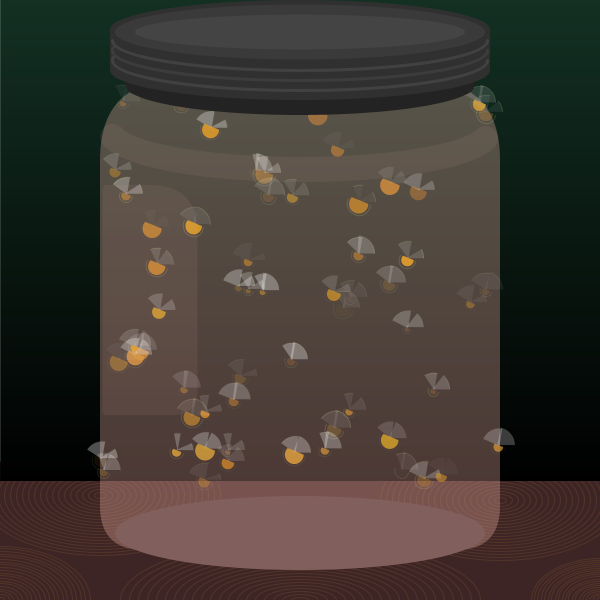
Frame 1 (no input)
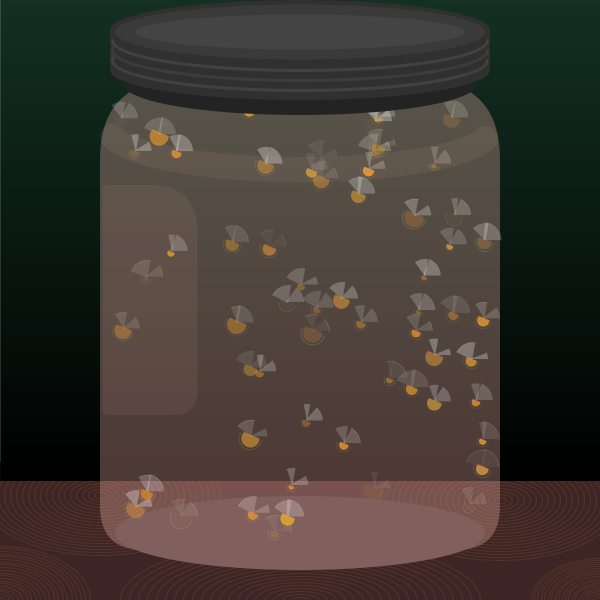
Frame 60 (the mouse pressed at the canvas centre just before this capture)
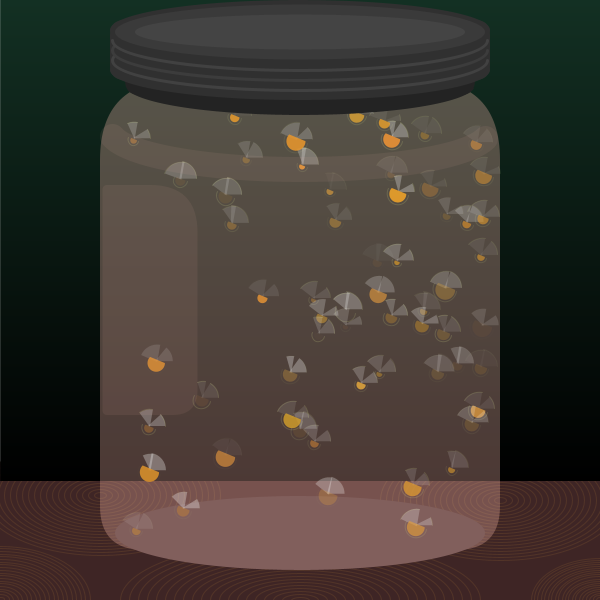
Frame 120 (the mouse held since frame 60 and released just before this capture)

The Processing sketch that drew these frames (run headless with seeded random() and noise(); from frame 60 on, the mouse is pressed at the canvas centre):

// Processing sketch: Project_1C
// ── Project_1C.pde
/* 
Michelle Lemay

CODE CITED:
- Set Gradient code sourced from https://processing.org/examples/lineargradient.html
- Timer sourced from _Learning Processing_ by Daniel Schiff, Chapter 10
- constraining a shape to a certain boundary adapted from _Learning Processing_ by Daniel Schiff, Chapter 1
*/

/* VARIABLES */
Firefly[] fireflies = new Firefly[60];

//boundary variables
float topBoundary;
float bottomBoundary;
float leftBoundary;
float rightBoundary;

//variables for background
color c1 = color(19, 48, 35);
color c2 = color(0); //color(67, 40, 41);

void setup() {
  size(600, 600);
  for (int i=0; i<fireflies.length; i++) {
    //Firefly(x location, y location, width, xspeed, yspeed, will die)
    fireflies[i] = new Firefly(random(100,500), random(100,500), random(5,20), random(-4,4), random(-4,4), int(random(1,5)));
  }
}

void draw() {

    
  noStroke();
  background(255);
  rectMode(CENTER);

  /* === BEGIN DRAWING "STATIC" ELEMENTS === */
    //DRAW TABLE
      noStroke();
      fill(62, 37, 37);
      rect(width/2, height - 60, width, height/5);
      
      //WOOD GRAIN
      stroke(230, 158, 62, 30);
      strokeWeight(1);
      for (int i=(height/5); i>0; i--) {
        ellipse(0, height, i + i * 0.5, i * 0.9);
        ellipse(100,height - height/5 + 15, i + i, i);
        ellipse(width/2, height, i * 3, i);
        ellipse(500, 500, i * 2, i);
        ellipse(width, height, i * 1.15, i * 0.7);
        i = i - 5;
      }
      
  //DRAW BACKGROUND
    setGradient(0, 0, width, height - height/5, c1, c2);
    
  /* === DRAW JAR === */
    //inside of jar
    noStroke();
    fill(243, 183, 169, 80);

    rect(width/2, height/2 + 15, 400, 470, 80, 80, 44, 44); //inner body of jar
    fill(129, 95, 92);
    ellipse(width/2, height - 67, 370, 74); //bottom inside of jar
  /* === END DRAWING JAR === */
  
  for (int i=0; i<fireflies.length; i++) {
    fireflies[i].display();
    fireflies[i].fly();
  }
    
    /* DRAW LID */
    //Lid must be on top layer of fireflies for "realistic" visual
    
    /* BOTTOM OF LID */
    ellipseMode(CENTER);
    noStroke();
    fill(35);
    rect(width/2, 80, 350, 30, 15); // bottom of lid
    arc(width/2, 85, 350, 60, radians(6), radians(170)); //bottom of lid
    
    /* MIDDLE OF LID */
    fill(48);
    ellipse(width/2, 30, 380, 60);
    rect(width/2, 50, 380, 60, 15);
    ellipse(width/2, 70, 380, 60);
    
    /* BANDS OF MIDDLE OF LID */
    stroke(65);
    strokeWeight(3);
    arc(width/2, 60, 375, 60, 0, PI+HALF_PI);
    stroke(60);
    arc(width/2, 50, 375, 60, 0, PI+HALF_PI);
    stroke(65);
    arc(width/2, 40, 375, 60, 0, PI);

    /* TOP OF LID */
    noStroke();
    fill(58);
    ellipse(width/2, 32, 370, 55); //top of lid
    fill(68);
    ellipse(width/2, 32, 330, 35); //top of lid
    /* END DRAWING LID */
    
    //shine
    stroke(240, 183, 170, 20);
    strokeWeight(25);
    noFill();
    arc(width/2, 130, 380, 80, radians(12), radians(170));
    
    noStroke();
    fill(240, 183, 170, 20);
    rect(width/4, height/2, 95, 230, 5, 80, 25, 5);

} 

  
/* Set Gradient code sourced from https://processing.org/examples/lineargradient.html */
void setGradient(int x, int y, float w, float h, color c1, color c2) {
  noFill();
  
  for (int i = y; i <= y+h; i++) {
    float inter = map(i, y, y+h, 0, 1);
    color c = lerpColor(c1, c2, inter);
    stroke(c);
    line(x, i, x+w, i);
  }
}

// ── Firefly.pde
class Firefly{
    //variables for color
    float redVal;
    float greenVal;
    float blueVal;
    float alphaVal;
    
    //variables to move the firefly
    float xjitter;
    float yjitter;
    float x;
    float y;
    float xspeed;
    float yspeed;
    float w;
    float wing1x;
    float wing1y;
    float wing2x;
    float wing2y;
    
    //variables to kill the firefly
    int savedTime;
    int dyingTime = int(random(5000, 40000)); //seconds until dying
    int willDie;
    int isDead;
    float deathX;
    float deathY; 
  
    //Constructor
    Firefly(float tempx, float tempy, float tempw, float tempxspeed, float tempyspeed, int tempWillDie) {
      xspeed = tempxspeed;
      yspeed = tempyspeed;
      x = tempx;
      y = tempy;
      w = tempw;
      willDie = tempWillDie;
      
      //initial body colour
      redVal = random(210,231);
      greenVal = random(140,163);
      blueVal = random(40,64);
      
      //start timer
      savedTime = millis();

    }
    
    void display() {
      /* === DRAW FIREFLY === */
      
      //alpha
      alphaVal = random(0,255);
      
      //initial wing radians
      wing1x = random(270,340);
      wing1y = 360;
      wing2x = random(200,260);
      wing2y = 280;
      
      noStroke();
      ellipseMode(CENTER);
    
      //halo
      stroke(240, 255, 155, random(0,40));
      noFill();
      arc(x, y, w+4, w+4, radians(10), radians(210));
      
      //wings
      fill(250, random(5,80));
      arc(x-1, y-2, 35, 35, radians(wing1x), radians(wing1y));
      arc(x+1, y-1, 35, 35, radians(wing2x), radians(wing2y));
      
      //firefly body
      noStroke();
      fill(redVal, greenVal, blueVal, alphaVal);
      arc(x, y, w, w, 0, PI+QUARTER_PI, CHORD);
    }
    
    void fly() {
      xjitter = random(-2,3);
      yjitter = random(-3,2);
      x = x + xspeed + xjitter;
      y = y + yspeed + yjitter;
      
      //set boundaries
      topBoundary = 90 + (40/2); //(bottom of lid y) + (bottom of lid height/2)
      bottomBoundary = (height/2 + 15) + (470/2); //(jar y) + (jar height/2)
      //(width of canvas - width of jar) divide empty space in 2 (half for each side of jar;
      leftBoundary = (width - 400) / 2;  
      rightBoundary = (width/2) + (400/2); //(jar x) + (jar width/2);
      /* === END COORDINATES / SPEED / BOUNDARIES === */ 
      
      //adjust boundaries to accommodate for firefly width and height
      //topBoundary has no adjustment
      bottomBoundary = bottomBoundary - (w/2) - 8;
      leftBoundary = leftBoundary + (w/2) + 8;  
      rightBoundary = rightBoundary - (w/2) - 8; 
  
      /* === START BOUND FIREFLY TO JAR === */
        if ((x > rightBoundary) || (x < leftBoundary)) {
          xspeed = xspeed * -1;
        }
        
        if ((y > bottomBoundary) || (y < topBoundary)) {
          yspeed = yspeed * -1;
        }
        //constrain x and y so firefly doesn't fly out of jar
        x = constrain(x, leftBoundary, rightBoundary);
        y = constrain(y, topBoundary, bottomBoundary);
      /* === END BOUND FIREFLY TO JAR === */
      
      //if this firefly has been randomly chosen to die, run the "die" function
      if (willDie == 1) {
        die();
      }
    }
  
  void die() {
    int passedTime = millis() - savedTime;
    
     //get coordinates to die
     deathX = random(leftBoundary, rightBoundary);
     deathY = random(bottomBoundary - 50, height - 50); 
    
    //if enough time has passed, begin dying
    if (passedTime > dyingTime) {    
      //make sure firefly dies at the bottom of the jar
      //and turn to black
      if (y > deathY) {
        y = deathY;
        redVal = random(60, 70);
        greenVal = random(33, 42);
        blueVal = random(33, 42);
        alphaVal = random(30,120);
        isDead = 1; //begin death process
      }  
    }
        //if enough time has passed, die
    if (passedTime > (dyingTime + 5000)) {    
      //once firefly is officially dead, stick to bottom of jar
      y = deathY;
    }
  }
}
